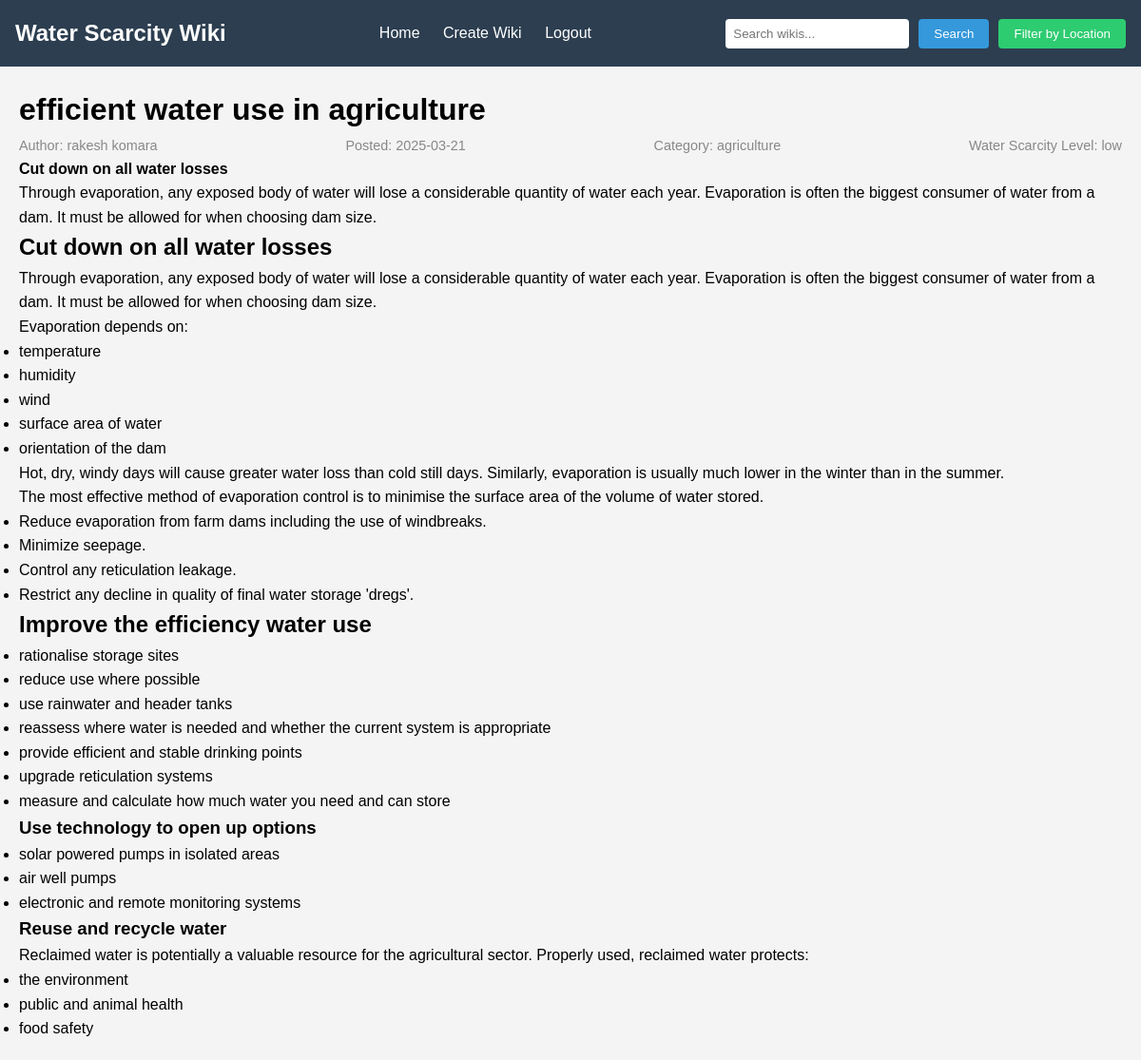
The app's page /wiki/1 (signed in) with its own data.
### app.py (models this page shows, shortened)
class Wiki(db.Model):
    id = db.Column(db.Integer, primary_key=True)
    title = db.Column(db.String(100), nullable=False)
    content = db.Column(db.Text, nullable=False)
    date_posted = db.Column(db.DateTime, nullable=False, default=datetime.utcnow)
    user_id = db.Column(db.Integer, db.ForeignKey('user.id'), nullable=False)
    media_files = db.relationship('WikiMedia', backref='wiki', lazy=True, cascade='all, delete-orphan')
    water_scarcity_level = db.Column(db.String(20), nullable=False)  # 'low', 'moderate', 'high'
    category = db.Column(db.String(20), nullable=False)  # 'agriculture', 'domestic', 'business'
    def delete(self):
        for media in self.media_files:
            try:
                os.remove(os.path.join(app.config['UPLOAD_FOLDER'], media.filename))
            except OSError:
                pass
        db.session.delete(self)
        db.session.commit()

class User(UserMixin, db.Model):
    id = db.Column(db.Integer, primary_key=True)
    username = db.Column(db.String(80), unique=True, nullable=False)
    email = db.Column(db.String(120), unique=True, nullable=False)
    password_hash = db.Column(db.String(128))
    wikis = db.relationship('Wiki', backref='author', lazy=True)

### app.py (the view)
@app.route('/wiki/<int:wiki_id>')
def view_wiki(wiki_id):
    wiki = Wiki.query.get_or_404(wiki_id)
    return render_template('view_wiki.html', wiki=wiki)

### app.py (called while the page is built)
@login_manager.user_loader
def load_user(user_id):
    return User.query.get(int(user_id))

@app.before_request
def log_request_info():
    if not request.path.startswith('/static'):
        app.logger.info(f'Request: {request.method} {request.path}')

### templates/view_wiki.html (shortened to what this page needs)
{% extends "base.html" %}
{% block content %}
<div class="wiki-container">
    <div class="wiki-header">
        <h1>{{ wiki.title }}</h1>
        <div class="wiki-meta">
            <span>Author: {{ wiki.author.username }}</span>
            <span>Posted: {{ wiki.date_posted.strftime('%Y-%m-%d') }}</span>
            <span>Category: {{ wiki.category }}</span>
            <span>Water Scarcity Level: {{ wiki.water_scarcity_level }}</span>
        </div>
    </div>
    <div class="wiki-content">
        {{ wiki.content|safe }}
    </div>
</div>
{% endblock %}

### static/style.css (style rules this page uses)
* { margin: 0; padding: 0; box-sizing: border-box; }
body { font-family: Arial, sans-serif; line-height: 1.6; background-color: #f4f4f4; }
.wiki-meta { font-size: 0.9rem; color: #888; display: flex; justify-content: space-between; }

### records on screen
Wiki: title "efficient water use in agriculture", date_posted "2025-03-21", category "agriculture", water_scarcity_level "low", content "Cut down on all water losses Through evaporation, any exposed body of water will lose a considerable quantity of water each year. Evaporation is often the biggest consumer of water from a dam. It must be allowed for when choosing dam size. Cut down on all water losses Through evaporation, any exposed body of water will lose a considerable quantity of water each year. Evaporation is often the biggest consumer of water from a dam. It must be allowed for when choosing dam size. Evaporation depends on: temperature humidity wind surface area of water orientation of the dam Hot, dry, windy days will cause greater water loss than cold still days. Similarly, evaporation is usually much lower in the…"
User: author.username "rakesh komara"
